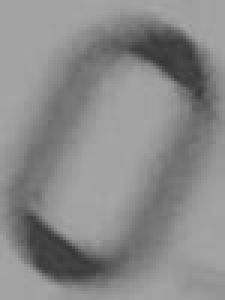
#> input picture data/train/0/1199.png, 75 x 100 px (shown 3 times larger); its folder holds only this picture in this run
$ jupyter execute --allow-errors data.ipynb
#> lines starting #> are read from the running program, lines starting #| are printed output that depends on the picture
# Data preprocessing

#### Image size reduction
2.5 x reduction --> 6.25 pixel number reduction

[cell 1]
import os
import cv2
from concurrent.futures import ProcessPoolExecutor
from tqdm import tqdm

# --- Configuration ---
SOURCE_DIR = './data/train/'      # Folder with class subfolders (e.g., A, B, C...)
OUTPUT_DIR = './data/resized/'    # Where to save the resized images
NEW_SIZE = (40, 30)               # New size for the images (width, height)

# --- 1. Function to resize and save a single image ---
def resize_and_save(relative_path):
    """
    Reads an image from its relative path, resizes it, and saves it to the
    output directory while maintaining the subfolder structure.
    """
    try:
        # Construct the full input and output paths
        full_input_path = os.path.join(SOURCE_DIR, relative_path)
        full_output_path = os.path.join(OUTPUT_DIR, relative_path)

        # Create the destination subdirectory if it doesn't exist
        os.makedirs(os.path.dirname(full_output_path), exist_ok=True)

        # Read the image
        image = cv2.imread(full_input_path, cv2.IMREAD_GRAYSCALE)
        if image is None:
            # print(f"Warning: Could not read {full_input_path}, skipping.")
            return 0 # Return 0 for failure

        # Resize the image using INTER_AREA for best downscaling results
        resized_image = cv2.resize(image, NEW_SIZE, interpolation=cv2.INTER_AREA)

        # Save the resized image
        cv2.imwrite(full_output_path, resized_image)
        return 1 # Return 1 for success
    except Exception as e:
        print(f"Error processing {relative_path}: {e}")
        return 0

# --- 2. Main execution block to run the process in parallel ---
if __name__ == "__main__":
    # Find all image files in the source directory and its subdirectories
    all_image_paths = []
    for root, _, files in os.walk(SOURCE_DIR):
        for file in files:
            if file.lower().endswith(('.png', '.jpg', '.jpeg')):
                # Get the path reomlative to the source directory (e.g., "A/image1.png")
                relative_path = os.path.relpath(os.path.join(root, file), SOURCE_DIR)
                all_image_paths.append(relative_path)

    if not all_image_paths:
        print(f"No images found in {SOURCE_DIR}. Please check the path.")
    else:
        print(f"Found {len(all_image_paths)} images to resize. Starting process...")

        # Use ProcessPoolExecutor to run resizing on all available CPU cores
        with ProcessPoolExecutor() as executor:
            # Use tqdm to create a progress bar
            results = list(tqdm(executor.map(resize_and_save, all_image_paths), total=len(all_image_paths)))
#> in resize_and_save, image is the input picture: shape (100, 75); min 53, max 168, mean 137.5
#> in resize_and_save, `resized_image = cv2.resize(image, NEW_SIZE, interpolation=cv2.INTER_AR..`:
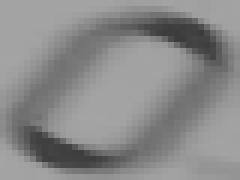
#> resized_image: shape (30, 40) (shown 6 times larger); min 60, max 165, mean 137.5
#> call 2 of resize_and_save, with relative_path = '1/1189.png'
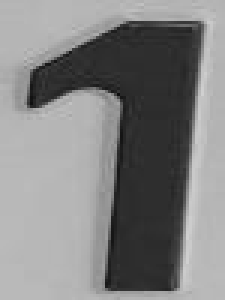
#> input picture data/train/1/1189.png, 75 x 100 px (shown 3 times larger)
#> in resize_and_save, image is the input picture: shape (100, 75); min 13, max 208, mean 130.1
#> in resize_and_save (call 2), `resized_image = cv2.resize(image, NEW_SIZE, interpolation=cv2.INTER_AR..`:
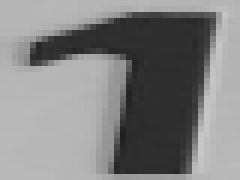
#> resized_image: shape (30, 40) (shown 6 times larger); min 32, max 200, mean 130.1

        total_processed = sum(results)
        print(f"\n✅ Done! Successfully resized and saved {total_processed} images to {OUTPUT_DIR}")

#### Thresholding

##### OTSU

[cell 2]
import os
import cv2
from concurrent.futures import ProcessPoolExecutor
from tqdm import tqdm

# --- Configuration ---
# Use the resized images as the source for maximum efficiency
SOURCE_DIR = './data/resized/'
OUTPUT_DIR = './data/thresholded/'

# --- 1. Function to threshold and save a single image ---
# [27 lines left out: function threshold_and_save, not called in this run]

# --- 2. Main execution block to run the process in parallel ---
if __name__ == "__main__":
    # Find all image files in the source directory
    all_image_paths = []
    for root, _, files in os.walk(SOURCE_DIR):
        for file in files:
            if file.lower().endswith(('.png', '.jpg', '.jpeg')):
                relative_path = os.path.relpath(os.path.join(root, file), SOURCE_DIR)
                all_image_paths.append(relative_path)

    if not all_image_paths:
        print(f"No images found in {SOURCE_DIR}. Please check the path.")
    else:
        print(f"Found {len(all_image_paths)} images to threshold. Starting process...")

        # Use ProcessPoolExecutor to run on all available CPU cores
        with ProcessPoolExecutor() as executor:
            # Use tqdm to create a progress bar
            results = list(tqdm(executor.map(threshold_and_save, all_image_paths), total=len(all_image_paths)))

        total_processed = sum(results)
        print(f"\n✅ Done! Successfully processed and saved {total_processed} images to {OUTPUT_DIR}")

##### Adaptive Thresholding

[cell 3]
import os
import cv2
from concurrent.futures import ProcessPoolExecutor
from tqdm import tqdm

# --- Configuration ---
SOURCE_DIR = './data/resized/'
OUTPUT_DIR = './data/adaptive_thresholded/'
BLOCK_SIZE = 15  # Must be an odd number (e.g., 11, 15, 21)
C_CONSTANT = 4   # Constant to subtract from the mean (fine-tune this)

# --- 1. Function to apply adaptive thresholding and save ---
# [29 lines left out: function adaptive_threshold_and_save, not called in this run]

# --- 2. Main execution block ---
if __name__ == "__main__":
    all_image_paths = []
    for root, _, files in os.walk(SOURCE_DIR):
        for file in files:
            if file.lower().endswith(('.png', '.jpg', '.jpeg')):
                relative_path = os.path.relpath(os.path.join(root, file), SOURCE_DIR)
                all_image_paths.append(relative_path)

    if not all_image_paths:
        print(f"No images found in {SOURCE_DIR}. Please check the path.")
    else:
        print(f"Found {len(all_image_paths)} images to process. Starting...")

        with ProcessPoolExecutor() as executor:
            results = list(tqdm(executor.map(adaptive_threshold_and_save, all_image_paths), total=len(all_image_paths)))

        total_processed = sum(results)
        print(f"\n✅ Done! Processed {total_processed} images saved to {OUTPUT_DIR}")
